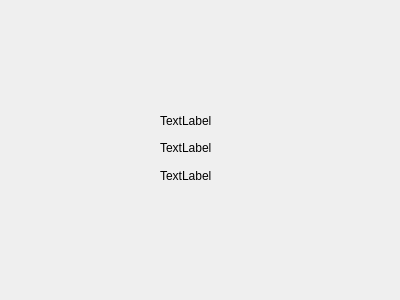
<?xml version="1.0" encoding="UTF-8"?>
<ui version="4.0">
 <class>Dialog</class>
 <widget class="QDialog" name="Dialog">
  <property name="geometry">
   <rect>
    <x>0</x>
    <y>0</y>
    <width>400</width>
    <height>300</height>
   </rect>
  </property>
  <property name="windowTitle">
   <string>Dialog</string>
  </property>
  <widget class="QWidget" name="">
   <property name="geometry">
    <rect>
     <x>160</x>
     <y>110</y>
     <width>65</width>
     <height>76</height>
    </rect>
   </property>
   <layout class="QVBoxLayout" name="verticalLayout">
    <item>
     <widget class="QLabel" name="label_2">
      <property name="text">
       <string>TextLabel</string>
      </property>
     </widget>
    </item>
    <item>
     <widget class="QLabel" name="label_3">
      <property name="text">
       <string>TextLabel</string>
      </property>
     </widget>
    </item>
    <item>
     <widget class="QLabel" name="label">
      <property name="text">
       <string>TextLabel</string>
      </property>
     </widget>
    </item>
   </layout>
  </widget>
 </widget>
 <resources/>
 <connections/>
</ui>
